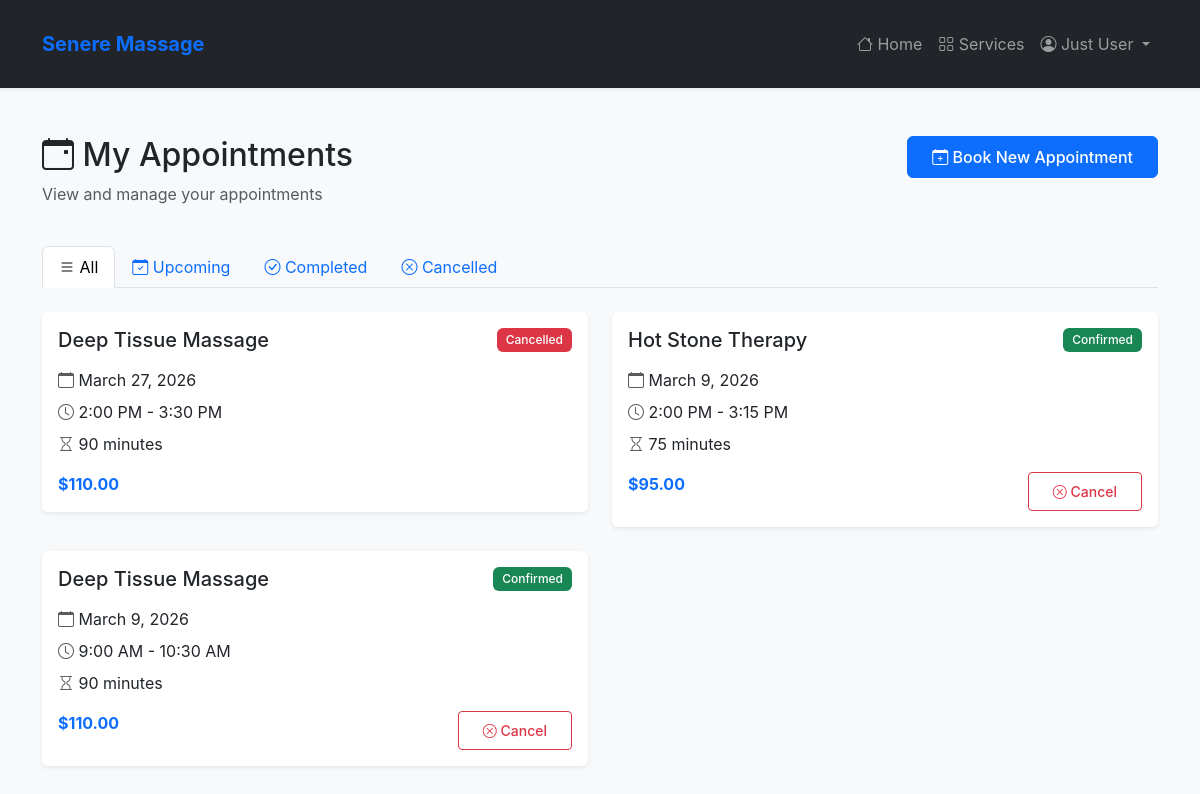
Screenshot of /user/appointments.php (signed in) with the database file from the repository.
### tables this page shows
CREATE TABLE `appointments` (
  `appointment_id` int(11) NOT NULL,
  `user_id` int(11) NOT NULL,
  `service_id` int(11) NOT NULL,
  `appointment_date` date NOT NULL,
  `start_time` time NOT NULL,
  `end_time` time NOT NULL,
  `status` enum('pending','confirmed','completed','cancelled','no-show') DEFAULT 'confirmed',
  `cancellation_reason` text DEFAULT NULL,
  `cancelled_at` timestamp NULL DEFAULT NULL,
  `notes` text DEFAULT NULL,
  `created_at` timestamp NOT NULL DEFAULT current_timestamp(),
  `updated_at` timestamp NOT NULL DEFAULT current_timestamp() ON UPDATE current_timestamp()
);

CREATE TABLE `services` (
  `service_id` int(11) NOT NULL,
  `service_name` varchar(100) NOT NULL,
  `description` text DEFAULT NULL,
  `duration` int(11) NOT NULL COMMENT 'Duration in minutes',
  `price` decimal(10,2) NOT NULL,
  `image_url` varchar(500) DEFAULT NULL COMMENT 'Service image URL or path',
  `status` enum('active','inactive') DEFAULT 'active',
  `created_at` timestamp NOT NULL DEFAULT current_timestamp(),
  `updated_at` timestamp NOT NULL DEFAULT current_timestamp() ON UPDATE current_timestamp()
);

### config/config.php (called while the page is built, shortened)
<?php
spl_autoload_register(function ($class_name) {
    $model_file = MODELS_PATH . '/' . $class_name . '.php';
});
function escape($string) {
    return htmlspecialchars($string, ENT_QUOTES, 'UTF-8');
}
function formatDate($date) {
    return date('F j, Y', strtotime($date));
}
function formatTime($time) {
    return date('g:i A', strtotime($time));
}
function getCurrentUserId() {
    return $_SESSION['user_id'] ?? null;
}
?>

### models/Appointment.php (called while the page is built, shortened)
<?php
class Appointment {
    private $conn;
    private $table = 'appointments';
    public function __construct($db) {
        $this->conn = $db;
    }
    public function getUserAppointments($user_id, $status = null) {
        $query = "SELECT a.*, s.service_name, s.duration, s.price
                 FROM " . $this->table . " a
                 INNER JOIN services s ON a.service_id = s.service_id
                 WHERE a.user_id = :user_id";
        $query .= " ORDER BY a.appointment_date DESC, a.start_time DESC";
        $stmt = $this->conn->prepare($query);
        $stmt->bindParam(':user_id', $user_id);
        $stmt->execute();
        return $stmt->fetchAll();
    }
}
?>

### user/appointments.php (the view, shortened to what this page needs)
<?php
require_once '../config/config.php';
$database = new Database();
$db = $database->getConnection();
$appointment = new Appointment($db);
$user_id = getCurrentUserId();
$filter = isset($_GET['filter']) ? $_GET['filter'] : 'all';
if ($filter == 'upcoming') {
    $appointments = array_filter($appointment->getUserAppointments($user_id), function($app) {
        return $app['status'] == 'confirmed' && strtotime($app['appointment_date']) >= strtotime(date('Y-m-d'));
    });
} elseif ($filter == 'completed') {
    $appointments = $appointment->getUserAppointments($user_id, 'completed');
} elseif ($filter == 'cancelled') {
    $appointments = $appointment->getUserAppointments($user_id, 'cancelled');
} else {
    $appointments = $appointment->getUserAppointments($user_id);
}
include '../includes/header.php';
include '../includes/navbar.php';
?>
<div class="container my-5">
    <div class="row mb-4">
        <div class="col-md-6">
            <h2><i class="bi bi-calendar-event"></i> My Appointments</h2>
            <p class="text-muted">View and manage your appointments</p>
        </div>
        <div class="col-md-6 text-end">
            <a href="services.php" class="btn btn-primary">
                <i class="bi bi-calendar-plus"></i> Book New Appointment
            </a>
        </div>
    </div>
    <ul class="nav nav-tabs mb-4">
        <li class="nav-item">
            <a class="nav-link <?php echo $filter == 'all' ? 'active' : ''; ?>" href="?filter=all">
                <i class="bi bi-list"></i> All
            </a>
        </li>
        <li class="nav-item">
            <a class="nav-link <?php echo $filter == 'upcoming' ? 'active' : ''; ?>" href="?filter=upcoming">
                <i class="bi bi-calendar-check"></i> Upcoming
            </a>
        </li>
        <li class="nav-item">
            <a class="nav-link <?php echo $filter == 'completed' ? 'active' : ''; ?>" href="?filter=completed">
                <i class="bi bi-check-circle"></i> Completed
            </a>
        </li>
        <li class="nav-item">
            <a class="nav-link <?php echo $filter == 'cancelled' ? 'active' : ''; ?>" href="?filter=cancelled">
                <i class="bi bi-x-circle"></i> Cancelled
            </a>
        </li>
    </ul>
    <?php if (!empty($appointments)): ?>
        <div class="row g-4">
            <?php foreach ($appointments as $app): ?>
                <div class="col-md-6">
                    <div class="card">
                        <div class="card-body">
                            <div class="d-flex justify-content-between align-items-start mb-3">
                                <h5 class="card-title mb-0">
                                    <?php echo escape($app['service_name']); ?>
                                </h5>
                                <span class="badge bg-<?php
                                    echo $app['status'] == 'confirmed' ? 'success' :
                                        ($app['status'] == 'completed' ? 'primary' :
                                        ($app['status'] == 'cancelled' ? 'danger' : 'warning'));
                                ?>">
                                    <?php echo ucfirst($app['status']); ?>
                                </span>
                            </div>
                            <div class="mb-2">
                                <i class="bi bi-calendar text-muted"></i>
                                <?php echo formatDate($app['appointment_date']); ?>
                            </div>
                            <div class="mb-2">
                                <i class="bi bi-clock text-muted"></i>
                                <?php echo formatTime($app['start_time']); ?> -
                                <?php echo formatTime($app['end_time']); ?>
                            </div>
                            <div class="mb-3">
                                <i class="bi bi-hourglass text-muted"></i>
                                <?php echo $app['duration']; ?> minutes
                            </div>
                            <div class="d-flex gap-2">
                                <span class="text-primary fw-bold">$<?php echo number_format($app['price'], 2); ?></span>
                                <?php if ($app['status'] == 'confirmed' && strtotime($app['appointment_date']) >= strtotime(date('Y-m-d'))): ?>
                                    <button type="button" class="btn btn-sm btn-outline-danger ms-auto"
                                            data-bs-toggle="modal"
                                            data-bs-target="#cancelModal<?php echo $app['appointment_id']; ?>">
                                        <i class="bi bi-x-circle"></i> Cancel
                                    </button>
                                <?php endif; ?>
                            </div>
                        </div>
                    </div>
                </div>
            <?php endforeach; ?>
        </div>
    <?php endif; ?>
</div>
<?php include '../includes/footer.php'; ?>

### assets/css/style.css (style rules this page uses)
:root { --primary-color: #0d6efd; --secondary-color: #6c757d; --success-color: #198754; --danger-color: #dc3545; --warning-color: #ffc107; --info-color: #0dcaf0; }
body { font-family: -apple-system, BlinkMacSystemFont, "Segoe UI", Roboto, "Helvetica Neue", Arial, sans-serif; background-color: #f8f9fa; }
.card { border: none; box-shadow: 0 0.125rem 0.25rem rgba(0, 0, 0, 0.075); transition: transform 0.3s, box-shadow 0.3s; }
.badge { padding: 0.5em 0.75em; font-weight: 500; }
.btn { padding: 0.5rem 1.5rem; font-weight: 500; }
.btn-primary { background-color: var(--primary-color); border-color: var(--primary-color); }
.btn, .btn-group, button, a { position: relative; z-index: 2; }
.card, .table-responsive { position: relative; z-index: auto; }

### rows the page displays
appointments: service.service_name "Deep Tissue Massage", status "Cancelled", appointment_date "March 27, 2026", start_time "2:00 PM", end_time "3:30 PM", service.duration "90", service.price "110.00"
appointments: service.service_name "Hot Stone Therapy", status "Confirmed", appointment_date "March 9, 2026", start_time "2:00 PM", end_time "3:15 PM", service.duration "75", service.price "95.00"
appointments: service.service_name "Deep Tissue Massage", status "Confirmed", appointment_date "March 9, 2026", start_time "9:00 AM", end_time "10:30 AM", service.duration "90", service.price "110.00"

### other values shown
SITE_NAME "Senere Massage"
$_SESSION['full_name'] "Just User"
